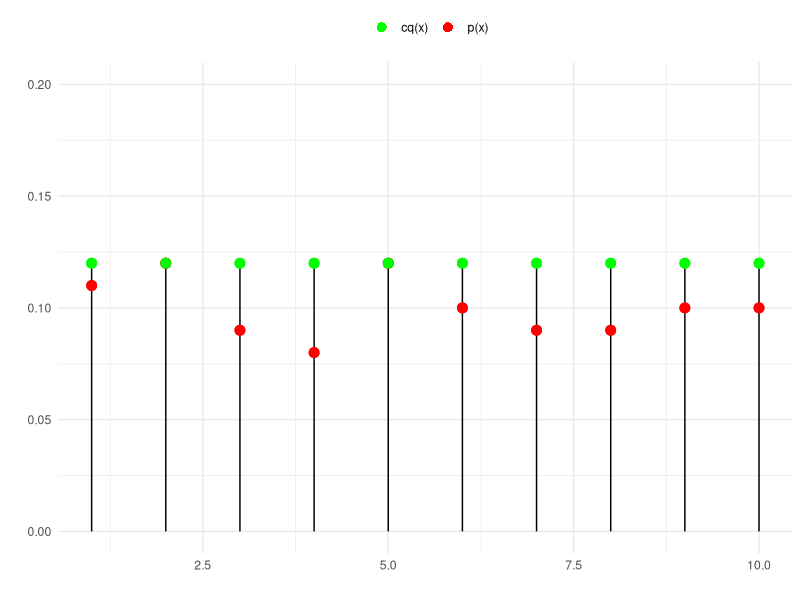

R code for this plot:
## ---- chunk 1
library(ggplot2)

# Valores de j e probabilidades p_j e q_j
j_values <- 1:10
p_j <- c(0.11, 0.12, 0.09, 0.08, 0.12, 0.10, 0.09, 0.09, 0.10, 0.10)
q_j <- rep(1 / 10, length(p_j))  # Distribuição uniforme

# Constante c para ajustar q_j
c <- max(p_j / q_j)
cq_j <- c * q_j  # Multiplica a distribuição proposta pela constante

# Criação do data frame para o ggplot2
df <- data.frame(j = j_values, p_j = p_j, cq_j = cq_j)

# Plot com ggplot2
ggplot(df, aes(x = j)) +
  geom_segment(aes(x = j, xend = j, y = 0, yend = cq_j), color = "black") +
  geom_point(aes(y = cq_j), color = "green", size = 3) +
  geom_point(aes(y = p_j), color = "red", size = 3) +
  labs(x = "", y = "") +
  ylim(0, 0.2) +
  theme_minimal() +
  theme(legend.position = "top") +
  scale_color_manual(values = c("p(x)" = "red", "cq(x)" = "green"), name = "") +
  guides(color = guide_legend(override.aes = list(shape = 16))) +
  geom_point(aes(y = p_j, color = "p(x)"), size = 3) +
  geom_point(aes(y = cq_j, color = "cq(x)"), size = 3) 

